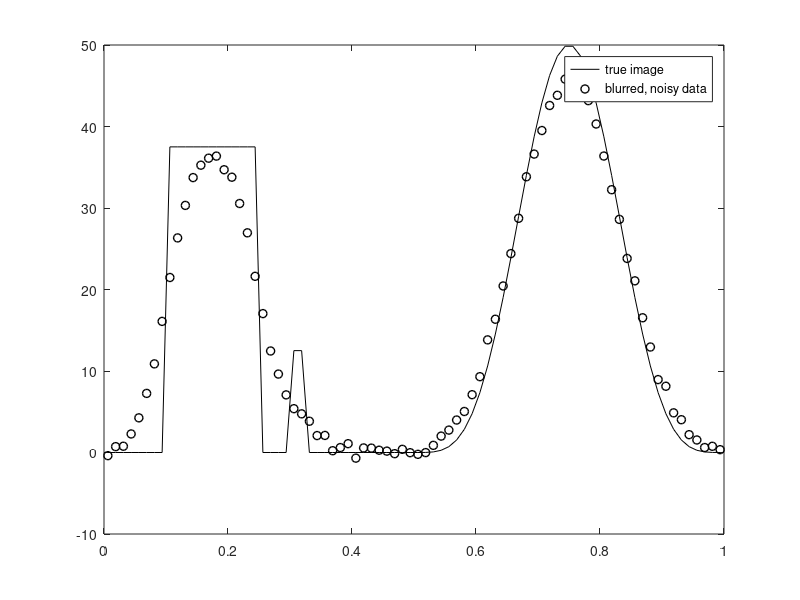

Write MATLAB code to recreate this figure. (Note: this script raises an error after producing the figure.)
%  
%  1d image deblurring inverse problem with Dirichlet boundary conditions.
%
  clear all, close all
  rng(0) % randn('seed',0) % for old version of MATLAB & for IPSE figures
  n = 80; %%%input(' No. of grid points = ');
  h = 1/n;
  t = [h/2:h:1-h/2]';
  sig = .05; %%%input(' Kernel width sigma = ');
  kernel = (1/sqrt(pi)/sig) * exp(-(t-h/2).^2/sig^2);
  A = toeplitz(kernel)*h;
  
% Set up true solution x_true and data b = A*x_true + error.
  x_true = 50*(.75*(.1<t&t<.25) + .25*(.3<t&t<.32) + (.5<t&t<1).*sin(2*pi*t).^4);
  Ax = A*x_true;
  err_lev = 2; %%%input(' Percent error in data = ');
  sigma = err_lev/100 * norm(Ax) / sqrt(n);
  eta =  sigma * randn(n,1);
  b = Ax + eta;
  figure(1), 
    plot(t,x_true,'k',t,b,'ko','LineWidth',1)
    legend('true image','blurred, noisy data')
  
% second derivative precision matrix for prior
  L = spdiags([-ones(n,1) 2*ones(n,1) -ones(n,1)],[-1 0 1],n,n);

alpha = fminbnd(@(alpha) GCV_fn(alpha,A,L,b),0,1); 
lambda = 1/sigma^2;
delta = alpha*lambda;

N = 1000;
w = sqrt(lambda)*A'*randn(n,N) + sqrt(delta)*chol(L)*randn(n,N);
xalpha = (lambda*A'*A + delta*L)*(repmat(lambda*A'*b,[1 N]) + w);
